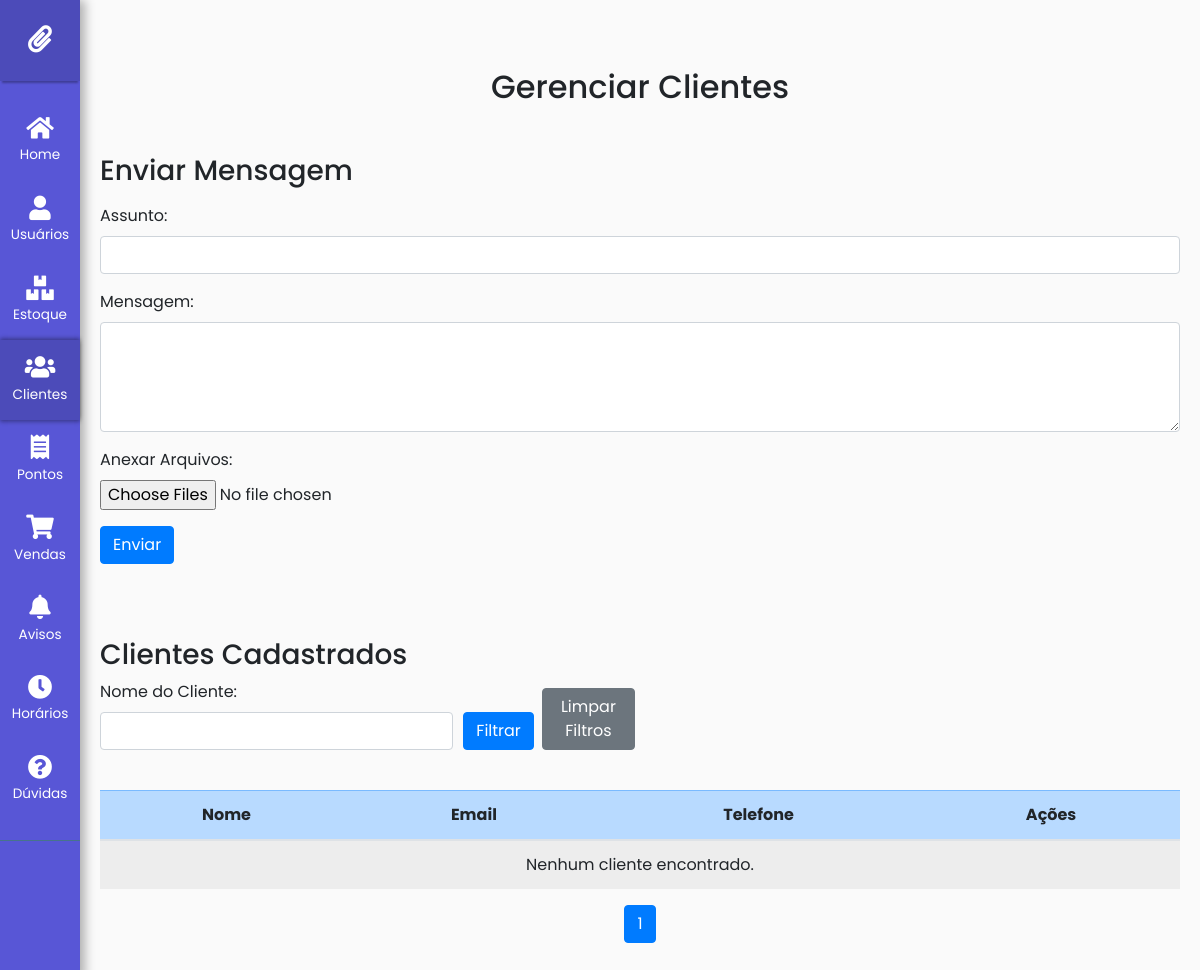
/clientes/ (signed in), run on an earlier commit of the app's database.
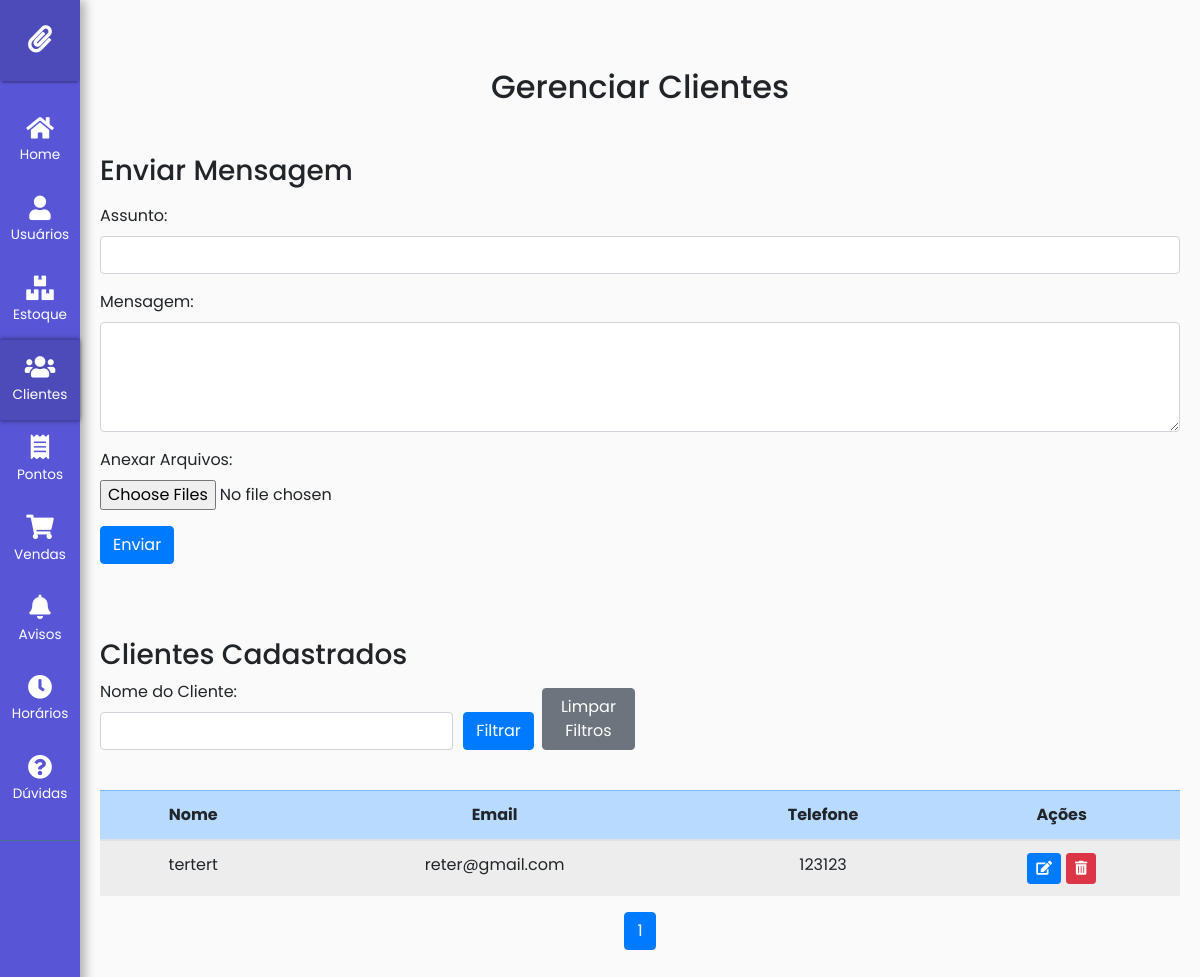
And on a later commit of the database.
### clientes/models.py (models this page shows, shortened)
class Cliente(models.Model):
    nome = models.CharField(max_length=100)
    email = models.EmailField()
    telefone = models.CharField(max_length=15)

### clientes/views.py (the view, shortened to what this page needs)
# urls.py: path('', views.admin_dashboard_clientes, name='admin-clientes'),
@user_passes_test(is_admin)
def admin_dashboard_clientes(request):
    clientes = Cliente.objects.all()
    nome_cliente = request.GET.get('nome_cliente')
    if nome_cliente:
        clientes = clientes.filter(nome__icontains=nome_cliente)
    paginator = Paginator(clientes, 10)  # Mostra 10 clientes por página
    page_number = request.GET.get('page')
    page_obj = paginator.get_page(page_number)
    return TemplateResponse(request, 'admin_dashboard_clientes.html', {'clientes': page_obj})

### core/utils.py (called while the page is built)
def is_admin(user):
    return user.is_staff

### clientes/templates/admin_dashboard_clientes.html (shortened to what this page needs)
{% extends base_template %}
{% load static %}
{% block head %}
    <link rel="stylesheet" href="{% static 'css/admin_dashboard_clientes.css' %}">
{% endblock %}
{% block body %}
<div class="container mt-5">
    <h2 class="text-center">Gerenciar Clientes</h2>
    <h3 class="mt-5">Enviar Mensagem</h3>
    <form method="POST" enctype="multipart/form-data" class="mt-3">
        <div class="form-group">
            <label for="assunto">Assunto:</label>
            <input type="text" id="assunto" name="assunto" class="form-control" required>
        </div>
        <div class="form-group">
            <label for="mensagem">Mensagem:</label>
            <textarea id="mensagem" name="mensagem" rows="4" class="form-control" required></textarea>
        </div>
        <div class="form-group">
            <label for="arquivos">Anexar Arquivos:</label>
            <input type="file" name="arquivos" class="form-control-file" multiple>
        </div>
        <button type="submit" class="btn btn-primary" style="margin-bottom: 50px">Enviar</button>
    </form>
    <h3 class="mt-4">Clientes Cadastrados</h3>
    <form method="GET" class="mb-4">
        <div class="form-row">
            <div class="form-group col-md-4">
                <label for="nome_cliente">Nome do Cliente:</label>
                <input type="text" id="nome_cliente" name="nome_cliente" class="form-control" value="{{ request.GET.nome_cliente }}">
            </div>
            <div class="form-group col-md-2 d-flex align-items-end">
                <button type="submit" class="btn btn-primary">Filtrar</button>
                <a href="{% url 'clientes:admin-clientes' %}" class="btn btn-secondary ml-2">Limpar Filtros</a>
            </div>
        </div>
    </form>
    <div class="table-responsive">
        <table class="table table-striped table-hover">
            <thead class="table-primary text-center">
                <tr>
                    <th>Nome</th>
                    <th>Email</th>
                    <th>Telefone</th>
                    <th>Ações</th>
                </tr>
            </thead>
            <tbody>
                {% if clientes %}
                    {% for cliente in clientes %}
                    <tr class="text-center">
                        <td>{{ cliente.nome }}</td>
                        <td>{{ cliente.email }}</td>
                        <td>{{ cliente.telefone }}</td>
                        <td>
                            <div class="d-flex justify-content-center">
                                <button class="btn btn-primary btn-sm btn-editCliente" data-toggle="modal" data-target="#modalEditCliente" data-id="{{ cliente.pk }}" style="margin-right: 5px;">
                                    <i class="fas fa-edit"></i>
                                </button>
                                <button type="button" class="btn btn-danger btn-sm" data-toggle="modal" data-target="#confirmDeleteModal" data-url="{% url 'clientes:excluir-cliente' cliente.pk %}">
                                    <i class="fas fa-trash-alt"></i>
                                </button>
                            </div>
                        </td>
                    </tr>
                    {% endfor %}
                {% else %}
                    <tr>
                        <td colspan="4" class="text-center">Nenhum cliente encontrado.</td>
                    </tr>
                {% endif %}
            </tbody>
        </table>
    </div>
    <div class="d-flex justify-content-center">
        <nav aria-label="Page navigation">
            <ul class="pagination">
                {% for num in clientes.paginator.page_range %}
                    <li class="page-item {% if clientes.number == num %}active{% endif %}">
                        <a class="page-link" href="?{% if request.GET.nome_cliente %}nome_cliente={{ request.GET.nome_cliente }}&{% endif %}page={{ num }}">{{ num }}</a>
                    </li>
                {% endfor %}
            </ul>
        </nav>
    </div>
{% endblock %}

What changed in the data, as far as the page shows it:
added Cliente: nome "tertert", email "reter@gmail.com", telefone "123123"
Also different on the page:
text no longer shown: "Nenhum cliente encontrado."
